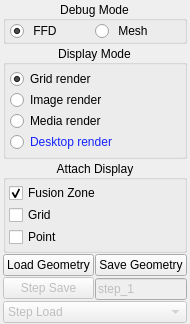
       <widget class="QWidget" name="Display">
        <property name="geometry">
         <rect>
          <x>0</x>
          <y>0</y>
          <width>179</width>
          <height>265</height>
         </rect>
        </property>
        <attribute name="icon">
         <iconset resource="Resources/resources.qrc">
          <normaloff>:/image/display.png</normaloff>:/image/display.png</iconset>
        </attribute>
        <attribute name="label">
         <string>Display</string>
        </attribute>
        <layout class="QGridLayout" name="gridLayout_5">
         <property name="leftMargin">
          <number>3</number>
         </property>
         <property name="topMargin">
          <number>1</number>
         </property>
         <property name="rightMargin">
          <number>3</number>
         </property>
         <property name="bottomMargin">
          <number>1</number>
         </property>
         <property name="spacing">
          <number>1</number>
         </property>
         <item row="0" column="0" colspan="3">
          <widget class="QGroupBox" name="debug_mode">
           <property name="title">
            <string>Debug Mode</string>
           </property>
           <property name="alignment">
            <set>Qt::AlignCenter</set>
           </property>
           <property name="flat">
            <bool>false</bool>
           </property>
           <property name="checkable">
            <bool>false</bool>
           </property>
           <layout class="QGridLayout" name="gridLayout_12">
            <property name="leftMargin">
             <number>4</number>
            </property>
            <property name="topMargin">
             <number>0</number>
            </property>
            <property name="rightMargin">
             <number>4</number>
            </property>
            <property name="bottomMargin">
             <number>0</number>
            </property>
            <property name="spacing">
             <number>0</number>
            </property>
            <item row="0" column="0">
             <widget class="QRadioButton" name="geometry_mode_ffd">
              <property name="mouseTracking">
               <bool>true</bool>
              </property>
              <property name="text">
               <string> FFD</string>
              </property>
              <property name="checkable">
               <bool>true</bool>
              </property>
              <property name="checked">
               <bool>true</bool>
              </property>
              <property name="autoExclusive">
               <bool>true</bool>
              </property>
             </widget>
            </item>
            <item row="0" column="1">
             <widget class="QRadioButton" name="geometry_mode_mesh">
              <property name="text">
               <string> Mesh</string>
              </property>
              <property name="checked">
               <bool>false</bool>
              </property>
             </widget>
            </item>
           </layout>
          </widget>
         </item>
         <item row="1" column="0" colspan="3">
          <widget class="QGroupBox" name="groupBox_10">
           <property name="title">
            <string>Display Mode</string>
           </property>
           <property name="alignment">
            <set>Qt::AlignCenter</set>
           </property>
           <property name="flat">
            <bool>false</bool>
           </property>
           <property name="checkable">
            <bool>false</bool>
           </property>
           <layout class="QGridLayout" name="gridLayout_14">
            <property name="leftMargin">
             <number>4</number>
            </property>
            <property name="topMargin">
             <number>4</number>
            </property>
            <property name="rightMargin">
             <number>4</number>
            </property>
            <property name="bottomMargin">
             <number>4</number>
            </property>
            <property name="spacing">
             <number>1</number>
            </property>
            <item row="0" column="0">
             <widget class="QRadioButton" name="rendering_grid">
              <property name="text">
               <string>Grid render</string>
              </property>
              <property name="checked">
               <bool>true</bool>
              </property>
             </widget>
            </item>
            <item row="1" column="0">
             <widget class="QRadioButton" name="rendering_image">
              <property name="text">
               <string>Image render</string>
              </property>
             </widget>
            </item>
            <item row="2" column="0">
             <widget class="QRadioButton" name="rendering_media">
              <property name="text">
               <string>Media render</string>
              </property>
             </widget>
            </item>
            <item row="3" column="0">
             <widget class="QRadioButton" name="rendering_desktop">
              <property name="enabled">
               <bool>true</bool>
              </property>
              <property name="styleSheet">
               <string notr="true">color: rgb(20, 35, 255);</string>
              </property>
              <property name="text">
               <string>Desktop render</string>
              </property>
             </widget>
            </item>
           </layout>
          </widget>
         </item>
         <item row="2" column="0" colspan="3">
          <widget class="QGroupBox" name="attch_display">
           <property name="title">
            <string>Attach Display</string>
           </property>
           <property name="alignment">
            <set>Qt::AlignCenter</set>
           </property>
           <property name="flat">
            <bool>false</bool>
           </property>
           <property name="checkable">
            <bool>false</bool>
           </property>
           <layout class="QGridLayout" name="gridLayout_24">
            <property name="leftMargin">
             <number>3</number>
            </property>
            <property name="topMargin">
             <number>3</number>
            </property>
            <property name="rightMargin">
             <number>3</number>
            </property>
            <property name="bottomMargin">
             <number>3</number>
            </property>
            <property name="spacing">
             <number>2</number>
            </property>
            <item row="0" column="0">
             <widget class="QCheckBox" name="rendering_attach_fusion">
              <property name="text">
               <string>Fusion Zone</string>
              </property>
              <property name="checked">
               <bool>true</bool>
              </property>
              <property name="tristate">
               <bool>false</bool>
              </property>
             </widget>
            </item>
            <item row="1" column="0">
             <widget class="QCheckBox" name="rendering_attach_grid">
              <property name="text">
               <string>Grid</string>
              </property>
             </widget>
            </item>
            <item row="2" column="0">
             <widget class="QCheckBox" name="rendering_attach_point">
              <property name="text">
               <string>Point</string>
              </property>
             </widget>
            </item>
           </layout>
          </widget>
         </item>
         <item row="3" column="0">
          <widget class="QPushButton" name="load_geometry">
           <property name="text">
            <string>Load Geometry</string>
           </property>
          </widget>
         </item>
         <item row="4" column="0" rowspan="2">
          <widget class="QPushButton" name="step_save">
           <property name="enabled">
            <bool>false</bool>
           </property>
           <property name="text">
            <string>Step Save</string>
           </property>
          </widget>
         </item>
         <item row="5" column="1" colspan="2">
          <widget class="QLineEdit" name="step_save_name">
           <property name="enabled">
            <bool>false</bool>
           </property>
           <property name="text">
            <string>step_1</string>
           </property>
          </widget>
         </item>
         <item row="6" column="0" colspan="3">
          <widget class="QComboBox" name="step_load">
           <property name="enabled">
            <bool>false</bool>
           </property>
           <item>
            <property name="text">
             <string>Step Load</string>
            </property>
           </item>
          </widget>
         </item>
         <item row="7" column="0" colspan="2">
          <spacer name="verticalSpacer">
           <property name="orientation">
            <enum>Qt::Vertical</enum>
           </property>
           <property name="sizeHint" stdset="0">
            <size>
             <width>20</width>
             <height>7</height>
            </size>
           </property>
          </spacer>
         </item>
         <item row="3" column="1" rowspan="2" colspan="2">
          <widget class="QPushButton" name="save_geometry">
           <property name="text">
            <string>Save Geometry</string>
           </property>
          </widget>
         </item>
        </layout>
       </widget>
